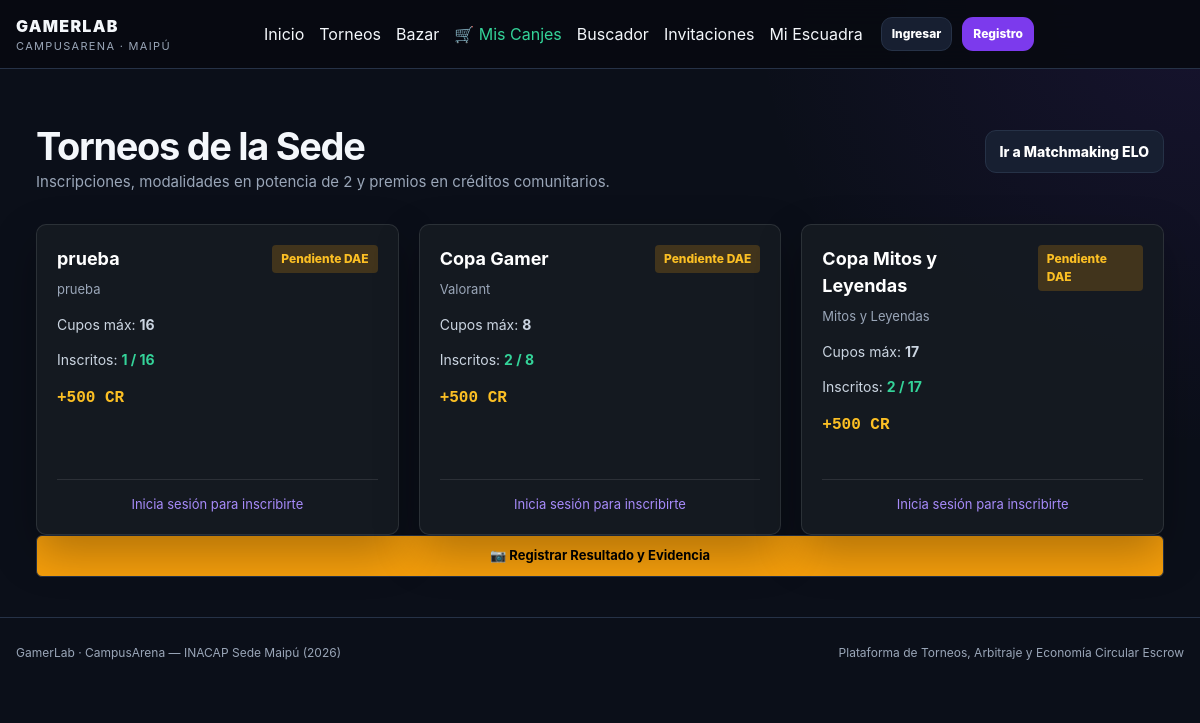
Page /torneos/ on the committed database.
### torneos/models.py (models this page shows, shortened)
class Torneo(models.Model):
    id_torneo = models.AutoField(primary_key=True)
    nombre = models.CharField(max_length=150)
    juego = models.CharField(max_length=100, default="General")
    nivel_requerido = models.CharField(max_length=30, default='Abierto', choices=[
        ('Abierto', 'Abierto (Todos los niveles)'),
        ('Inicial', 'Inicial / Novato'),
        ('Intermedio', 'Intermedio'),
        ('Experto', 'Experto / Competitivo')
    ])
    cupos_maximos = models.IntegerField(default=16)
    premio_creditos = models.DecimalField(max_digits=10, decimal_places=2, default=1000.00)
    estado = models.CharField(max_length=20, default='Activo')
    validado_dae = models.BooleanField(default=False)
    fecha_inicio = models.DateTimeField(auto_now_add=True)
    laboratorio = models.CharField(max_length=50, blank=True, null=True)        # Ej: "L-3"
    fecha_reserva = models.DateField(blank=True, null=True)                    # Fecha de la final presencial
    horario_reserva = models.CharField(max_length=50, blank=True, null=True)   # Bloque horario

### torneos/views.py (the view)
# urls.py: path('torneos/', views.lista_torneos_view, name='lista_torneos'),
def lista_torneos_view(request):
    torneos = Torneo.objects.all().order_by('-id_torneo')
    return render(request, 'torneos.html', {'torneos': torneos})

### templates/torneos.html (shortened to what this page needs)
{% extends 'base.html' %}
{% block content %}
<main style="padding: 40px 20px;">
  <div class="container">
    <div class="section-head" style="display: flex; justify-content: space-between; align-items: center; margin-bottom: 30px; flex-wrap: wrap; gap: 15px;">
      <div>
        <h1 style="font-size: 38px; margin-bottom: 5px;">Torneos de la Sede</h1>
        <p style="color: #9aa6b8; font-size: 15px;">Inscripciones, modalidades en potencia de 2 y premios en créditos comunitarios.</p>
      </div>
      <div style="display: flex; gap: 10px; align-items: center; flex-wrap: wrap;">
        <a class="btn btn-secondary" href="{% url 'matchmaking' %}">Ir a Matchmaking ELO</a>
      </div>
    </div>
    <div id="tournament-grid" class="grid-4" style="display: grid; grid-template-columns: repeat(auto-fill, minmax(280px, 1fr)); gap: 20px;">
      {% for torneo in torneos %}
      <div class="card item-card" style="background: rgba(22, 27, 34, 0.9); border: 1px solid rgba(255,255,255,0.1); border-radius: 10px; padding: 20px; display: flex; flex-direction: column; justify-content: space-between;">
        <div>
          <div class="item-top" style="display: flex; justify-content: space-between; align-items: flex-start; margin-bottom: 12px;">
            <div>
              <h3 style="font-size: 18px; margin-bottom: 4px; color: #fff;">{{ torneo.nombre }}</h3>
              <small style="color: var(--muted, #9aa6b8); font-size: 13px;">{{ torneo.juego }}</small>
            </div>
            {% if torneo.validado_dae %}
              <span class="badge" style="background: rgba(16, 185, 129, 0.2); color: #34d399; padding: 4px 8px; border-radius: 4px; font-size: 12px;">Validado DAE</span>
            {% else %}
              <span class="badge" style="background: rgba(245, 158, 11, 0.2); color: #fbbf24; padding: 4px 8px; border-radius: 4px; font-size: 12px;">Pendiente DAE</span>
            {% endif %}
          </div>
          <p style="font-size: 14px; color: #cbd5e1; margin-bottom: 4px;">Cupos máx: <strong>{{ torneo.cupos_maximos }}</strong></p>
          <p style="font-size: 14px; color: #cbd5e1; margin-bottom: 10px;">Inscritos: <strong style="color: #34d399;">{{ torneo.escuadras_inscritas.count }} / {{ torneo.cupos_maximos }}</strong></p>
          <p class="item-price" style="font-size: 16px; font-weight: bold; color: #fbbf24; margin-bottom: 15px;">+{{ torneo.premio_creditos|floatformat:0 }} CR</p>
        </div>
        <div style="margin-top: 15px; border-top: 1px solid rgba(255,255,255,0.1); padding-top: 15px;">
          {% if user.is_authenticated %}
            {% if torneo.escuadras_inscritas.count < torneo.cupos_maximos %}
            <form action="{% url 'inscribir_torneo' torneo.pk %}" method="POST" style="display: flex; flex-direction: column; gap: 10px;">
            {% csrf_token %}
                <div class="field">
                  <input name="nombre_escuadra" placeholder="Nombre de Escuadra (Opcional)" style="width: 100%; padding: 8px 12px; border-radius: 6px; border: 1px solid rgba(255,255,255,0.2); background: #0d1117; color: #fff; font-size: 14px;">
                </div>
                <button type="submit" class="btn btn-success" style="width: 100%; padding: 10px; background: #10b981; border: none; color: #fff; border-radius: 6px; font-weight: bold; cursor: pointer; text-align: center;">Inscribir mi Escuadra</button>
              </form>
            {% else %}
              <div class="alert alert-danger text-center py-2 mb-0" style="background: rgba(239, 68, 68, 0.2); color: #f87171; border-radius: 6px; font-size: 13px;">
                Torneo Completado (Sin Cupos)
              </div>
            {% endif %}
          {% else %}
            <p style="text-align: center; font-size: 13px; margin: 0;"><a href="{% url 'login' %}" style="color: var(--primary-2, #818cf8); text-decoration: none;">Inicia sesión para inscribirte</a></p>
          {% endif %}
        </div>
      </div>
      {% empty %}
      <div class="card" style="grid-column: 1 / -1; padding: 30px; text-align: center; background: rgba(22, 27, 34, 0.9); border-radius: 10px;">
        <p style="color: #9aa6b8; margin: 0;">No hay torneos activos programados por la administración en este momento.</p>
      </div>
      {% endfor %}
    </div>
<a href="{% url 'registrar_resultado' 1 %}" class="btn" style="width: 100%; display: block; text-align: center; padding: 10px; background: #f59e0b; border-radius: 6px; font-weight: bold; text-decoration: none; color: #000; font-size: 13px;">
  📷 Registrar Resultado y Evidencia
</a>
  </div>
</main>
{% endblock %}

### static/css/styles.css (style rules this page uses)
:root { --bg: #0b0f19; --surface: #111827; --surface-2: #0f172a; --surface-3: #151d2f; --border: #263247; --text: #f4f7fb; --muted: #9aa6b8; --primary: #7c3aed; --primary-2: #a78bfa; --success: #10b981; --warning: #f59e0b; --danger: #ef4444; --info: #38bdf8; --radius: 16px; --shadow: 0 18px 45px rgba(0, 0, 0, .28); }
* { box-sizing: border-box; }
html { scroll-behavior: smooth; }
body { margin: 0; min-height: 100vh; background: radial-gradient(circle at top right, rgba(124, 58, 237, .10), transparent 28rem), var(--bg); color: var(--text); font-family: Inter, ui-sans-serif, system-ui, -apple-system, BlinkMacSystemFont, "Segoe UI", sans-serif; line-height: 1.5; }
a { color: inherit; text-decoration: none; }
.container { width: min(1180px, calc(100% - 32px)); margin: 0 auto; }
.grid-4 { display: grid; grid-template-columns: repeat(4, minmax(0, 1fr)); gap: 18px; }
main { padding: 34px 0 64px; }
h1 { font-size: clamp(38px, 6vw, 64px); line-height: 1.03; margin: 18px 0; letter-spacing: -.035em; }
h3 { margin: 0; }
.btn { border: 1px solid var(--border); background: #171f31; color: white; padding: 10px 14px; border-radius: 11px; font-weight: 800; font-size: 14px; transition: .18s ease; }
.card { background: linear-gradient(180deg, rgba(17, 24, 39, .98), rgba(13, 19, 31, .98)); border: 1px solid var(--border); border-radius: var(--radius); padding: 20px; box-shadow: var(--shadow); }
.card p { color: var(--muted); }
.section-head { display: flex; justify-content: space-between; gap: 20px; align-items: end; margin-bottom: 18px; }
.section-head p { margin: 4px 0 0; color: var(--muted); }
.badge { display: inline-flex; align-items: center; gap: 6px; padding: 4px 8px; border-radius: 999px; font-size: 11px; font-weight: 800; border: 1px solid transparent; }
.item-card { display: grid; gap: 12px; }
.item-top { display: flex; justify-content: space-between; gap: 12px; align-items: flex-start; }
.item-price { color: #6ee7b7; font-weight: 900; font-family: ui-monospace, SFMono-Regular, Menlo, monospace; }

### rows in the picture
Torneo: nombre "prueba", juego "prueba", validado_dae "Pendiente DAE", cupos_maximos "16", escuadras_inscritas.count "1", premio_creditos "500"
Torneo: nombre "Copa Gamer", juego "Valorant", validado_dae "Pendiente DAE", cupos_maximos "8", escuadras_inscritas.count "2", premio_creditos "500"
Torneo: nombre "Copa Mitos y Leyendas", juego "Mitos y Leyendas", validado_dae "Pendiente DAE", cupos_maximos "17", escuadras_inscritas.count "2", premio_creditos "500"
